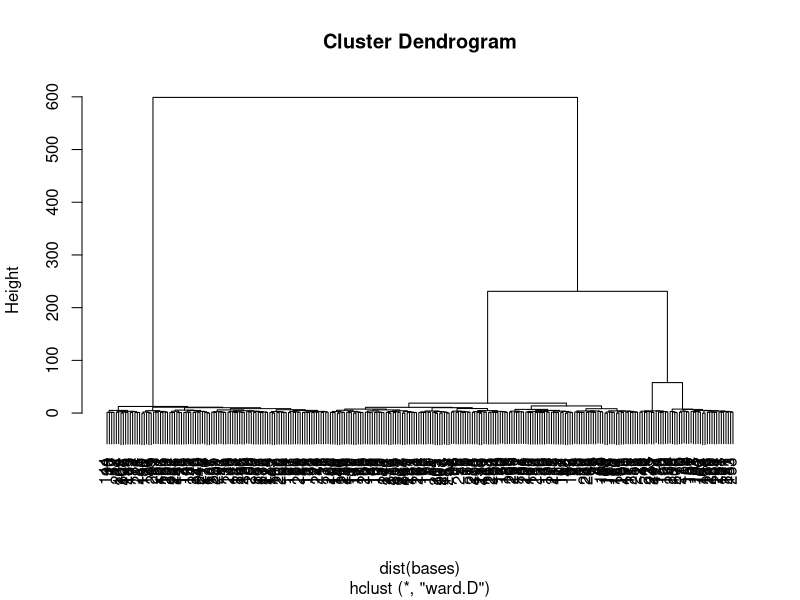
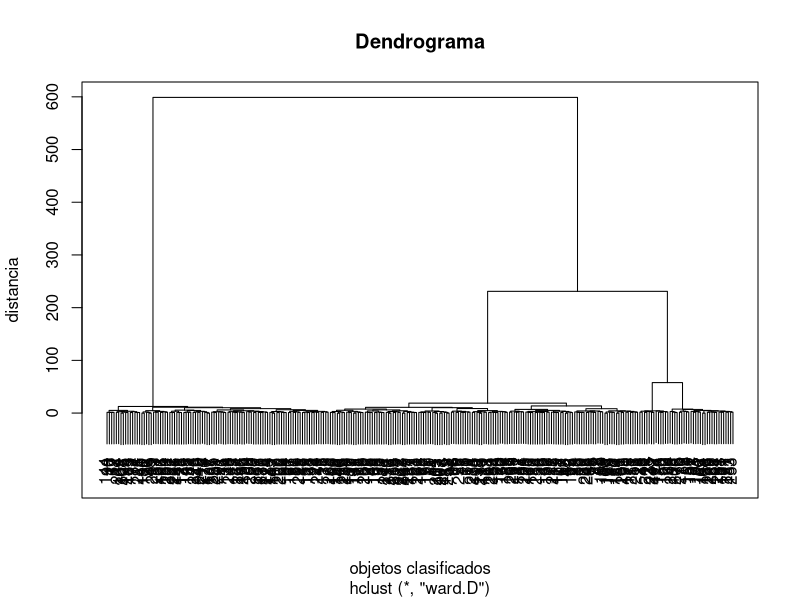
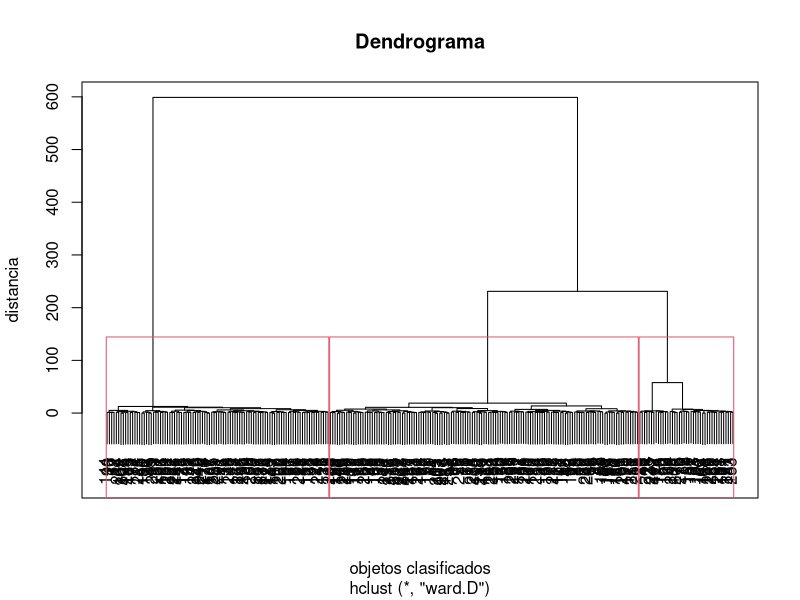
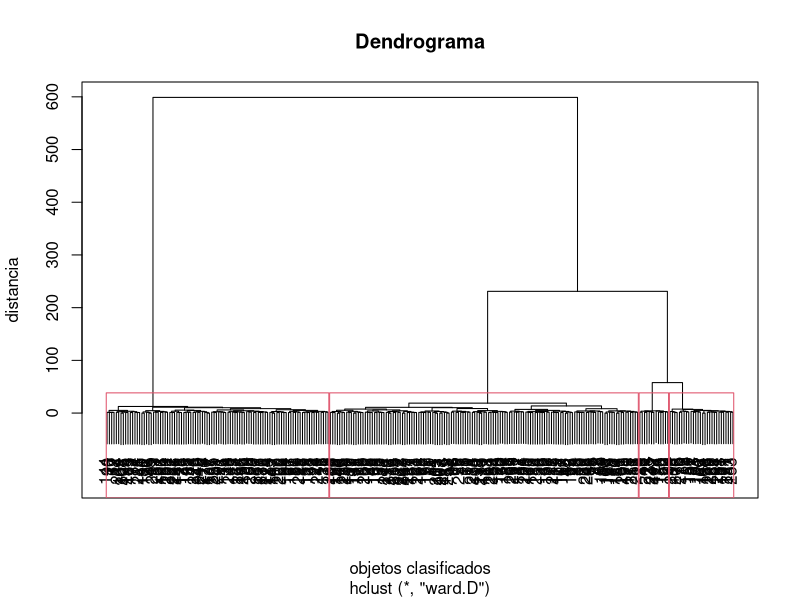
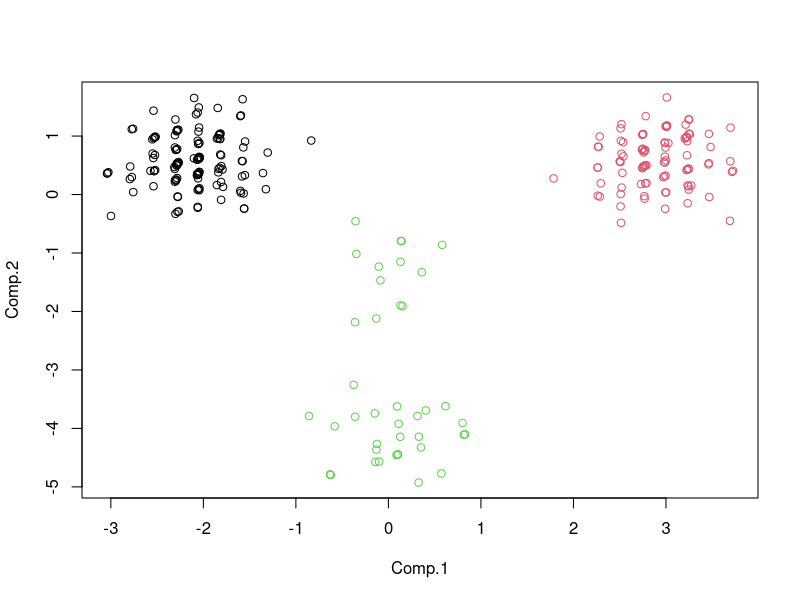
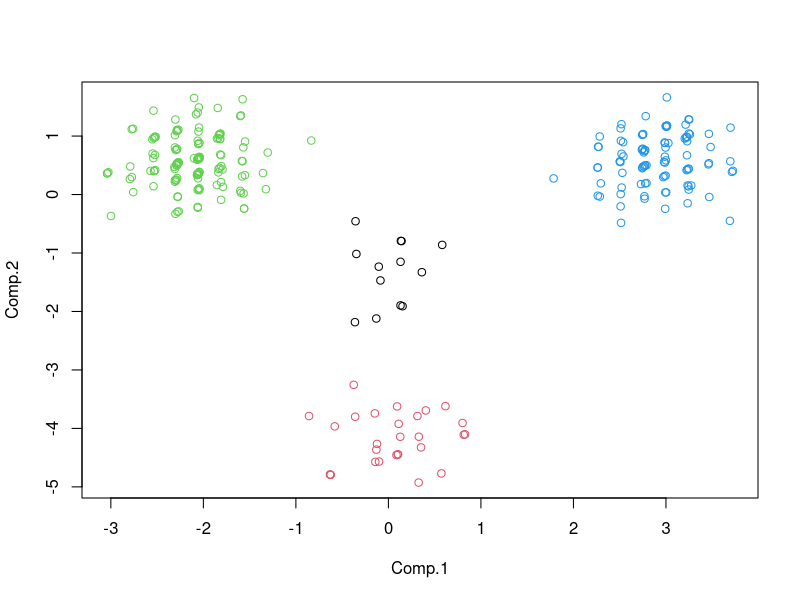
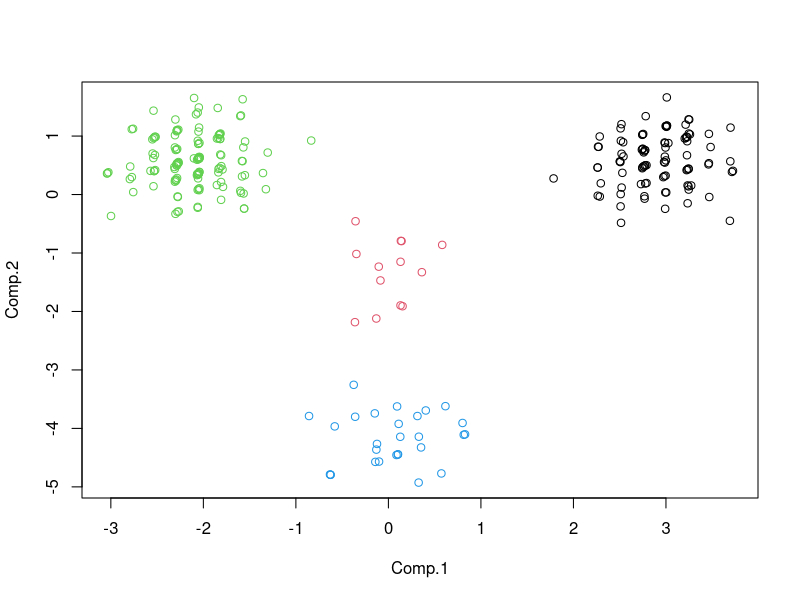
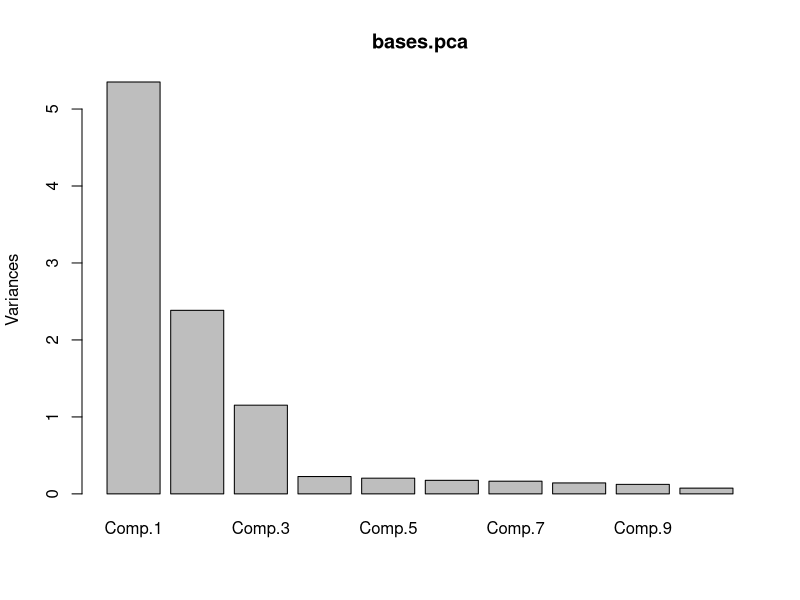

These figures' R source, in order:
## ---- chunk 1
#utilizar file.choose() si no conocéis dónde se encuentra vuestro fichero
setwd("/Users/jlopezsi/Documents/github/mktg-models-projects")
kchospital <- read.table("hospital/hospital.txt", header = TRUE)
kcprefs <- read.table("hospital/hospital.prefs.txt", header = TRUE)
## ---- chunk 2
names(kchospital)
names(kcprefs)
## ---- chunk 3
bases <- kchospital[,c(11:20)]
names(bases)
## ---- chunk 4
bases.hclust<-hclust(dist(bases), method="ward")
plot(bases.hclust)
plot(bases.hclust, main="Dendrograma",ylab="distancia",xlab="objetos clasificados",frame.plot=TRUE)
## ---- chunk 5
plot(bases.hclust, main="Dendrograma",ylab="distancia",xlab="objetos clasificados",frame.plot=TRUE)
rect.hclust(bases.hclust, k=3, border=2)
## ---- chunk 6
plot(bases.hclust, main="Dendrograma",ylab="distancia",xlab="objetos clasificados",frame.plot=TRUE)
rect.hclust(bases.hclust, k=4, border=2)
## ---- chunk 7
bases.kmeans3<-kmeans(bases, 3)
## ---- chunk 8
library(MASS)
bases.pca<-princomp(bases, cor=T)
bases.puntos<-predict(bases.pca)
plot(bases.puntos[,1:2], col=bases.kmeans3$cluster)
## ---- chunk 9
bases.kmeans4<-kmeans(bases, 4)
plot(bases.puntos[,1:2], col=bases.kmeans4$cluster)
## ---- chunk 10
centros4<-tapply(as.matrix(bases), 
                 list(rep(cutree(bases.hclust, 4), 
                          ncol(as.matrix(bases))),
                      col(as.matrix(bases))
                      ),
                 mean)
options(digits=3)
centros4
## ---- chunk 11
bases.kmeans4<-kmeans(bases, centros4)
plot(bases.puntos[,1:2], col=bases.kmeans4$cluster)
## ---- chunk 12
cor(bases)
## ---- chunk 13
library(MASS)
bases.pca<-princomp(bases, cor=T)
summary(bases.pca)
bases.puntos<-predict(bases.pca)

## ---- chunk 14
screeplot(bases.pca)
## ---- chunk 15
bases.puntos<-predict(bases.pca)
## ---- chunk 16
eqscplot(bases.puntos, xlab="primer componente", ylab="segundo componente")
## ---- chunk 17
eqscplot(bases.puntos, xlab="primer componente", ylab="segundo componente")
## ---- chunk 18
bases.puntos.hclust<-hclust(dist(bases.puntos[,1:3]), method="ward")
plot(bases.puntos.hclust)
## ---- chunk 19
cutree(bases.puntos.hclust, 4)
## ---- chunk 20
bases.puntos3<-bases.puntos[,1:3]
head(bases.puntos3)

plot(bases.puntos.hclust, 
     main="Dendrograma PCA",
     labels=FALSE,
     ylab="distancia",
     xlab="objetos clasificados",
     frame.plot=TRUE
     )
rect.hclust(bases.puntos.hclust, k=4, border=2)
## ---- chunk 21
bases.puntos.kmeans<-kmeans(bases.puntos3, 4)
bases.puntos.kmeans$cluster
## ---- chunk 22
plot(bases.puntos[,1:2], col=bases.puntos.kmeans$cluster)
## ---- chunk 23
#points(bases.puntos.kmeans$centers, col=bases.puntos.kmeans$cluster, pch=8)
## ---- chunk 24
centros.puntos4<-tapply(bases.puntos3, 
                        list(rep(cutree(bases.puntos.hclust, 4),
                                 ncol(bases.puntos3)),
                             col(bases.puntos3)),
                        mean)
centros.puntos4
## ---- chunk 25
bases.puntos.kmeans4.c<-kmeans(bases.puntos3, centros.puntos4)


## ---- chunk 26

plot(bases.puntos[,1:2], col=bases.puntos.kmeans4.c$cluster)
points(bases.puntos.kmeans4.c$centers,col=1:2, pch=8)

## ---- chunk 27
library(cluster)
## ---- chunk 28
bases.cluster<-clara(bases, 2, metric="euclidean")
bases.cluster3<-clara(bases, 3, metric="euclidean")
bases.cluster4<-clara(bases, 4, metric="euclidean")
bases.cluster5<-clara(bases, 5, metric="euclidean")
clusplot(bases.cluster)
clusplot(bases.cluster3)
clusplot(bases.cluster4)
clusplot(bases.cluster5)
## ---- chunk 29
names(bases.cluster)
bases.cluster$silinfo$avg.width
bases.cluster3$silinfo$avg.width
bases.cluster4$silinfo$avg.width
bases.cluster5$silinfo$avg.width
## ---- chunk 30
#con componentes principales

bases.puntos.cluster<-clara(bases.puntos[,1:3],2,metric="euclidean")
bases.puntos.cluster3<-clara(bases.puntos[,1:3],3,metric="euclidean")
bases.puntos.cluster4<-clara(bases.puntos[,1:3],4,metric="euclidean")
bases.puntos.cluster5<-clara(bases.puntos[,1:3],5,metric="euclidean")

clusplot(bases.puntos.cluster)
clusplot(bases.puntos.cluster3)
clusplot(bases.puntos.cluster4)
clusplot(bases.puntos.cluster5)

bases.puntos.cluster$silinfo$avg.width
bases.puntos.cluster3$silinfo$avg.width
bases.puntos.cluster4$silinfo$avg.width
bases.puntos.cluster5$silinfo$avg.width
## ---- chunk 31
kchospital$clusterpca<-bases.puntos.cluster4$clustering
plot(bases.puntos[,1:2], col=bases.cluster4$clustering)
plot(bases.puntos[,1:2], col=bases.puntos.cluster4$clustering)

## ---- chunk 32
#write.table(kchospital, "kcclas.dat", quote = FALSE, sep = ",", row.names=F)
## ---- chunk 33
names(kchospital)

library(plyr)
library(dplyr)
descriptores<-kchospital[,c(43:47)]
head(descriptores) 

class(descriptores$SEXO)
descriptores$SEXO<-as.factor(descriptores$SEXO)
summary(descriptores$SEXO)

class(descriptores$ESTADOMA)
descriptores$ESTADOMA<-as.factor(descriptores$ESTADOMA)
summary(descriptores$ESTADOMA)

class(descriptores$EDAD)
descriptores$EDAD<-as.factor(descriptores$EDAD)
summary(descriptores$EDAD)

class(descriptores$NIVELEDU)
descriptores$NIVELEDU<-as.factor(descriptores$NIVELEDU)
summary(descriptores$NIVELEDU)

class(descriptores$INGRESOS)
descriptores$INGRESOS<-as.factor(descriptores$INGRESOS)
summary(descriptores$INGRESOS)

descriptores$SEXO <- revalue(descriptores$SEXO, c("0" ="Mujer", "1" = "Hombre"))
descriptores$ESTADOMA <- revalue(descriptores$ESTADOMA, 
                                 c("0" ="Casado", 
                                   "10"="Soltero", 
                                   "1" = "Otro")
                                 )
descriptores$EDAD <- revalue(descriptores$EDAD, 
                             c("0" ="<=25 años", 
                               "1"="55+", 
                               "10"="41-55", 
                               "100" = "26-40")
                             )
descriptores$NIVELEDU <- revalue(descriptores$NIVELEDU, 
                                 c("0" ="ESO", 
                                   "1"="Graduado Univ.", 
                                   "10"="Bachillerato +", 
                                   "100" = "Bachillerato")
                                 )
descriptores$INGRESOS <- revalue(descriptores$INGRESOS, 
                                 c("0" ="<=$100000", 
                                   "1"="$60000+", 
                                   "10"="$40001-60000", 
                                   "100" = "$30001-40000", 
                                   "1000"="$20001-30000", 
                                   "10000"= "$10001-20000")
                                 )


## ---- chunk 34
options(digits=3)
descriptores.tabla<- list( 
t(prop.table(table(bases.puntos.cluster4$clustering, descriptores$SEXO))),
t(prop.table(table(bases.puntos.cluster4$clustering, descriptores$ESTADOMA))),
t(prop.table(table(bases.puntos.cluster4$clustering, descriptores$EDAD))),
t(prop.table(table(bases.puntos.cluster4$clustering, descriptores$NIVELEDU))),
t(prop.table(table(bases.puntos.cluster4$clustering, descriptores$INGRESOS)))
)
do.call(rbind, descriptores.tabla)
## ---- chunk 35
#library(DiagrammeR)
#diagrama.causalidad <-DiagrammeR("
#  graph BT;
#    Cuidado.especializado --> Ventaja.competitiva;
#    Ventaja.competitiva --> Reconocimiento;
#    Reconocimiento -->Preferencia;
#    Preferencia --> Tasa.de.ocupacion;
#    Tasa.de.ocupacion--> Beneficio;
#")
#diagrama.causalidad
